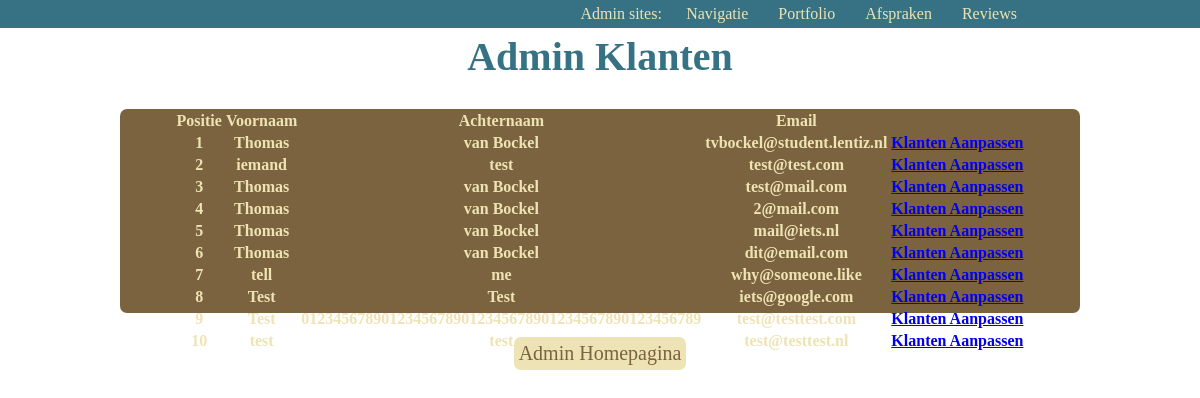
The app's page /adminusers.php (signed in), older data.
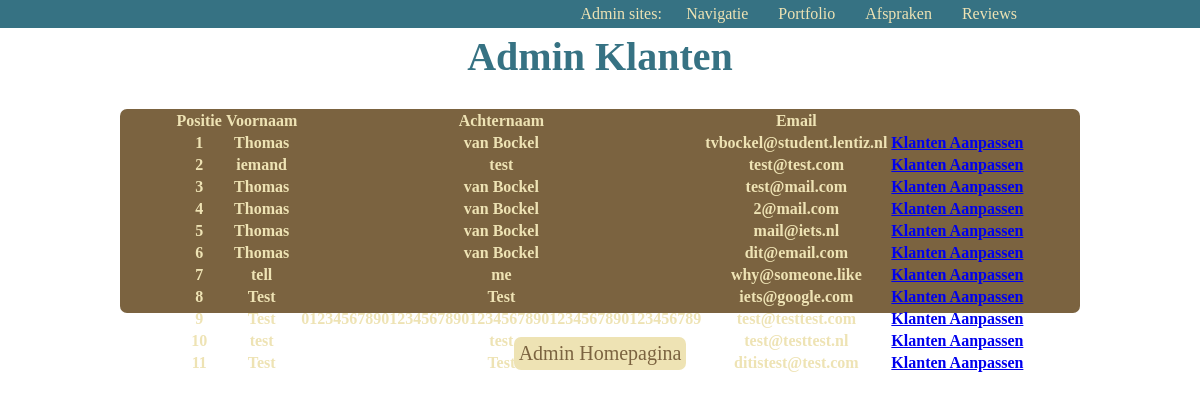
The same page, newer data.
### tables this page shows
CREATE TABLE `users` (
  `id` bigint NOT NULL,
  `first_name` varchar(50) NOT NULL,
  `last_name` varchar(50) NOT NULL,
  `email` varchar(255) NOT NULL,
  `password` varchar(255) NOT NULL,
  `admin_id` tinyint(1) NOT NULL
);

### adminusers.php (the view, shortened to what this page needs)
<?php
require_once "include/database.php";
$query = "SELECT * FROM users";
$result = mysqli_query($db, $query)
or die('Error ' . mysqli_error($db) . ' with query ' . $query);
$users = [];
while ($row = mysqli_fetch_assoc($result)) {
    $users[] = $row;
}
?>
<!doctype html>
<html lang="en">
<head>
    <link rel="stylesheet" href="css/style.css">
    <link rel="stylesheet" href="css/admin.css">
</head>
<body>
<?php require_once 'include/adminnav.php'; ?>
<header>
    <h1 class="admincenter">Admin Klanten</h1>
</header>
<main>
    <section class="tim admincenter">
        <table>
            <thead>
            <tr>
                <th>Positie</th>
                <th>Voornaam</th>
                <th>Achternaam</th>
                <th>Email</th>
            </tr>
            </thead>
            <tbody>
            <?php foreach ($users as $index => $users): ?>
                <tr>
                    <th><?= htmlentities($index + 1); ?></th>
                    <th><?= htmlentities($users['first_name'] ?? ''); ?></th>
                    <th><?= htmlentities($users['last_name'] ?? ''); ?></th>
                    <th><?= htmlentities($users['email'] ?? ''); ?></th>
                    <th>
                        <a href="adminusersedit.php?id=<?= $users['id'] ?>">Klanten Aanpassen</a>
                    </th>
                </tr>
            <?php endforeach; ?>
            </tbody>
        </table>
    </section>
    <div class="adminlinks admincenter">
        <a href="admin.php">Admin Homepagina</a>
    </div>
</main>
</body>
</html>

Row changes from the older to the newer data that the page shows:
added users: first_name "Test", last_name "Test", email "ditistest@test.com"
